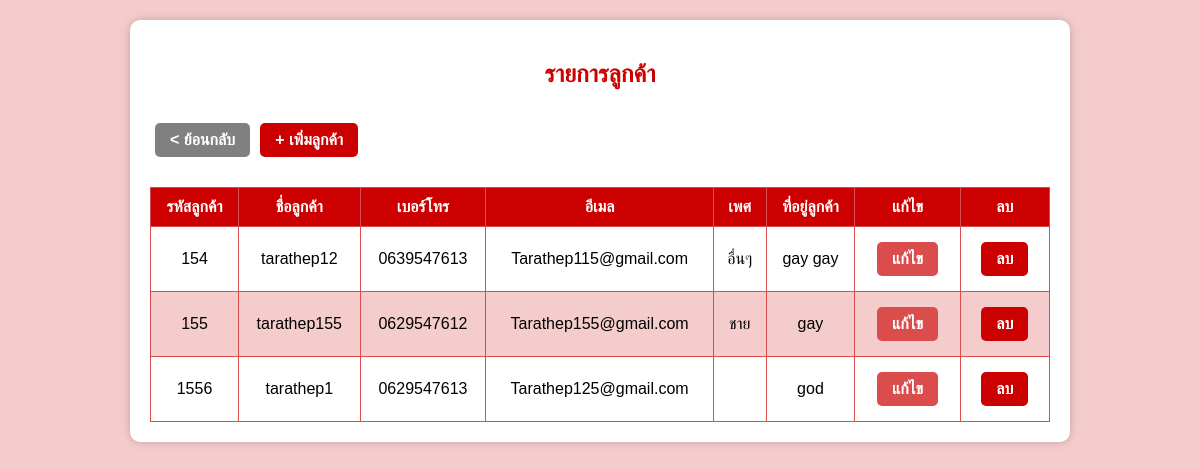
The page /index_mc.php on the database as committed earlier.
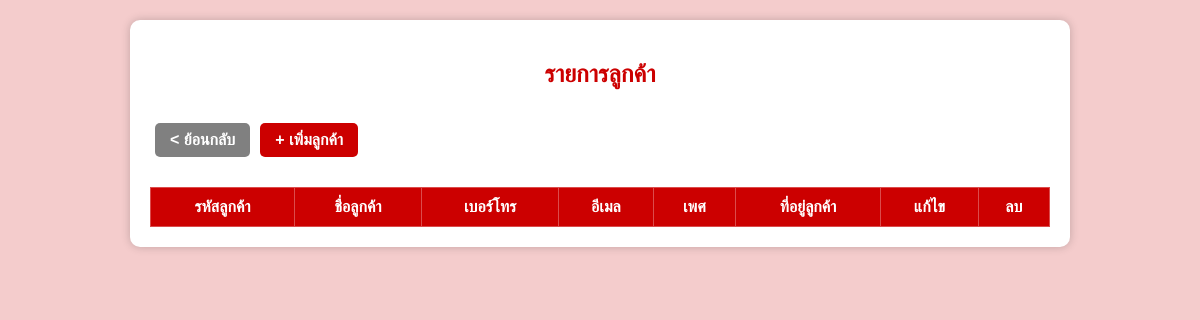
The same page on the database as committed later.
### tables this page shows
CREATE TABLE customer (
  cust_id INT(11) NOT NULL AUTO_INCREMENT,
  cust_name VARCHAR(100) NOT NULL,
  cust_phone VARCHAR(10) NOT NULL UNIQUE,
  cust_email VARCHAR(100) NOT NULL UNIQUE,
  cust_gender ENUM('ชาย','หญิง','อื่นๆ') DEFAULT NULL,
  cust_address TEXT DEFAULT NULL,
  PRIMARY KEY (cust_id)
);

### index_mc.php (the view, shortened to what this page needs)
<?php
$conn = new mysqli('localhost', 'root', '', 'motor_cycle');
$sql = "SELECT cust_id, cust_name, cust_phone, cust_email, cust_gender, cust_address FROM customer";
$result = $conn->query($sql);
?>
<!DOCTYPE html>
<html lang="th">
<head>
</head>
<body>
    <div class="container">
        <h2>รายการลูกค้า</h2>
        <div class="but">
            <div class="button-container">
                <a href="index.php" class="button add-btn2">< ย้อนกลับ</a>
            </div>
            <div class="button-container">
                <a href="insert_mc.php" class="button add-btn">+ เพิ่มลูกค้า</a>
            </div>
        </div>
        <table>
            <thead>
                <tr>
                    <th>รหัสลูกค้า</th>
                    <th>ชื่อลูกค้า</th>
                    <th>เบอร์โทร</th>
                    <th>อีเมล</th>
                    <th>เพศ</th>
                    <th>ที่อยู่ลูกค้า</th>
                    <th>แก้ไข</th>
                    <th>ลบ</th>
                </tr>
            </thead>
            <tbody>
                <?php while ($row = $result->fetch_assoc()): ?>
                <tr>
                    <td><?= $row['cust_id']; ?></td>
                    <td><?= $row['cust_name']; ?></td>
                    <td><?= $row['cust_phone']; ?></td>
                    <td><?= $row['cust_email']; ?></td>
                    <td><?= $row['cust_gender']; ?></td>
                    <td><?= $row['cust_address']; ?></td>
                    <td><a href="update_mc.php?id=<?= $row['cust_id']; ?>" class="button edit-btn">แก้ไข</a></td>
                    <td><a href="delete.php?id=<?= $row['cust_id']; ?>" class="button delete-btn" onclick="return confirm('คุณแน่ใจหรือไม่?')">ลบ</a></td>
                </tr>
                <?php endwhile; ?>
            </tbody>
        </table>
    </div>
</body>
</html>

### index_mc.php (style rules this page uses)
body { font-family: Arial, sans-serif; background-color: #f4cccc; text-align: center; margin: 20px; }
h2 { color: #cc0000; }
.container { width: 90%; max-width: 900px; margin: auto; background: white; padding: 20px; border-radius: 10px; box-shadow: 0 0 10px rgba(0, 0, 0, 0.2); }
table { width: 100%; border-collapse: collapse; margin-top: 15px; }
th, td { padding: 10px; border: 1px solid #db4c4c; text-align: center; }
th { background: #cc0000; color: white; }
a.button { display: inline-block; padding: 8px 15px; margin: 5px; text-decoration: none; color: white; border-radius: 5px; font-weight: bold; }
.add-btn { background: #cc0000; }
.button-container { margin: 10px 0; }
.add-btn2 { background: grey; }
.but { display:flex; }
tr:nth-child(even) { background: #f4cccc; }
.edit-btn { background: #db4c4c; }
.delete-btn { background: #cc0000; }

Rows that differ between the two databases and show on the page:
removed customer: cust_id "154", cust_name "tarathep12", cust_phone "0639547613", cust_email "Tarathep115@gmail.com", cust_gender "อื่นๆ", cust_address "gay gay"
removed customer: cust_id "155", cust_name "tarathep155", cust_phone "0629547612", cust_email "Tarathep155@gmail.com", cust_gender "ชาย", cust_address "gay"
removed customer: cust_id "1556", cust_name "tarathep1", cust_phone "0629547613", cust_email "Tarathep125@gmail.com", cust_address "god"
